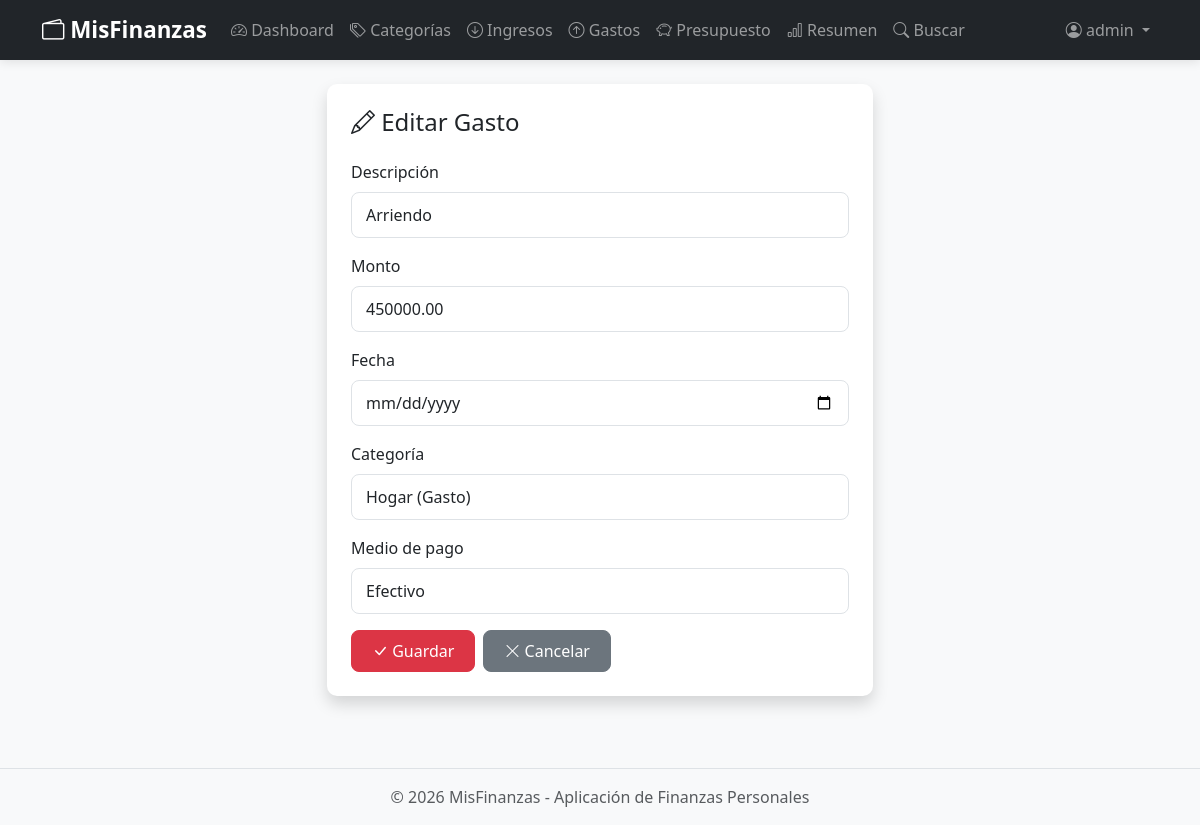
/gastos/1/editar/ (signed in), run on the app's committed database.
### core/models.py (models this page shows, shortened)
class Gasto(models.Model):
    MEDIOS_PAGO = [
        ("EFECTIVO", "Efectivo"),
        ("DEBITO", "Débito"),
        ("CREDITO", "Crédito"),
        ("TRANSFERENCIA", "Transferencia"),
        ("OTRO", "Otro"),
    ]
    usuario = models.ForeignKey(User, on_delete=models.CASCADE)
    descripcion = models.CharField(max_length=200)
    monto = models.DecimalField(max_digits=10, decimal_places=2)
    fecha = models.DateField()
    categoria = models.ForeignKey(
        Categoria, on_delete=models.CASCADE, limit_choices_to={"tipo": "GASTO"}
    )
    medio_pago = models.CharField(max_length=20, choices=MEDIOS_PAGO, default="EFECTIVO")
    class Meta:
        verbose_name = "Gasto"
        verbose_name_plural = "Gastos"
        ordering = ["-fecha"]

### core/views.py (the view, shortened to what this page needs)
# urls.py: path("gastos/<int:pk>/editar/", views.GastoUpdateView.as_view(), name="gasto_update"),
class GastoUpdateView(LoginRequiredMixin, UpdateView):
    model = Gasto
    form_class = GastoForm
    template_name = "core/gasto_form.html"
    success_url = reverse_lazy("gasto_list")
    def get_form_kwargs(self):
        kwargs = super().get_form_kwargs()
        kwargs["user"] = self.request.user
        return kwargs
    def get_queryset(self):
        return Gasto.objects.filter(usuario=self.request.user)

### core/forms.py (shortened to what this page needs)
class GastoForm(forms.ModelForm):
    class Meta:
        model = Gasto
        fields = ["descripcion", "monto", "fecha", "categoria", "medio_pago"]
        labels = {
            "descripcion": "Descripción",
            "monto": "Monto",
            "fecha": "Fecha",
            "categoria": "Categoría",
            "medio_pago": "Medio de pago",
        }
        widgets = {
            "fecha": forms.DateInput(attrs={"type": "date"}),
        }
    def __init__(self, *args, **kwargs):
        self.user = kwargs.pop("user", None)
        super().__init__(*args, **kwargs)
        for field in self.fields.values():
            field.widget.attrs.update({"class": "form-control"})
        if self.user:
            self.fields["categoria"].queryset = Categoria.objects.filter(
                usuario=self.user, tipo="GASTO"
            )

### core/models.py (called while the page is built)
    def __str__(self):
        return f"{self.nombre} ({self.get_tipo_display()})"

### core/templates/core/gasto_form.html (shortened to what this page needs)
{% extends "core/base.html" %}
{% block content %}
<div class="row justify-content-center">
    <div class="col-md-6">
        <div class="card shadow">
            <div class="card-body p-4">
                <h4 class="card-title mb-4">
                    {% if form.instance.pk %}
                    <i class="bi bi-pencil"></i> Editar Gasto
                    {% else %}
                    <i class="bi bi-plus-circle"></i> Nuevo Gasto
                    {% endif %}
                </h4>
                <form method="post">
                    {% for field in form %}
                    <div class="mb-3">
                        <label for="{{ field.id_for_label }}" class="form-label">{{ field.label }}</label>
                        {{ field }}
                    </div>
                    {% endfor %}
                    <div class="d-flex gap-2">
                        <button type="submit" class="btn btn-danger">
                            <i class="bi bi-check-lg"></i> Guardar
                        </button>
                        <a href="{% url 'gasto_list' %}" class="btn btn-secondary">
                            <i class="bi bi-x-lg"></i> Cancelar
                        </a>
                    </div>
                </form>
            </div>
        </div>
    </div>
</div>
{% endblock %}

### core/templates/core/base.html (shortened to what this page needs)
<!DOCTYPE html>
{% load static %}
<html lang="es">
<head>
    <link href="https://cdn.jsdelivr.net/npm/bootstrap@5.3.3/dist/css/bootstrap.min.css" rel="stylesheet">
    <link rel="stylesheet" href="https://cdn.jsdelivr.net/npm/bootstrap-icons@1.11.3/font/bootstrap-icons.min.css">
    <link rel="stylesheet" href="{% static 'core/css/style.css' %}">
</head>
<body>
    <nav class="navbar navbar-expand-lg navbar-dark bg-dark">
        <div class="container">
            <a class="navbar-brand fw-bold" href="{% if user.is_authenticated %}{% url 'dashboard' %}{% else %}{% url 'login' %}{% endif %}">
                <i class="bi bi-wallet2"></i> MisFinanzas
            </a>
            <div class="collapse navbar-collapse" id="navbarNav">
                {% if user.is_authenticated %}
                <ul class="navbar-nav me-auto">
                    <li class="nav-item">
                        <a class="nav-link" href="{% url 'dashboard' %}">
                            <i class="bi bi-speedometer2"></i> Dashboard
                        </a>
                    </li>
                    <li class="nav-item">
                        <a class="nav-link" href="{% url 'categoria_list' %}">
                            <i class="bi bi-tags"></i> Categorías
                        </a>
                    </li>
                    <li class="nav-item">
                        <a class="nav-link" href="{% url 'ingreso_list' %}">
                            <i class="bi bi-arrow-down-circle"></i> Ingresos
                        </a>
                    </li>
                    <li class="nav-item">
                        <a class="nav-link" href="{% url 'gasto_list' %}">
                            <i class="bi bi-arrow-up-circle"></i> Gastos
                        </a>
                    </li>
                    <li class="nav-item">
                        <a class="nav-link" href="{% url 'presupuesto_list' %}">
                            <i class="bi bi-piggy-bank"></i> Presupuesto
                        </a>
                    </li>
                    <li class="nav-item">
                        <a class="nav-link" href="{% url 'resumen' %}">
                            <i class="bi bi-bar-chart"></i> Resumen
                        </a>
                    </li>
                    <li class="nav-item">
                        <a class="nav-link" href="{% url 'busqueda' %}">
                            <i class="bi bi-search"></i> Buscar
                        </a>
                    </li>
                </ul>
                <ul class="navbar-nav">
                    <li class="nav-item dropdown">
                        <a class="nav-link dropdown-toggle" href="#" role="button" data-bs-toggle="dropdown">
                            <i class="bi bi-person-circle"></i> {{ user.first_name|default:user.username }}
                        </a>
                    </li>
                </ul>
                {% endif %}
            </div>
        </div>
    </nav>
    <main class="container my-4">
        {% block content %}{% endblock %}
    </main>
    <footer class="bg-light text-center py-3 mt-5">
        <p class="mb-0 text-muted">&copy; {% now "Y" %} MisFinanzas - Aplicación de Finanzas Personales</p>
    </footer>
</body>
</html>

### core/static/core/css/style.css (style rules this page uses)
:root { --ingreso-color: #198754; --gasto-color: #dc3545; }
body { background-color: #f8f9fa; min-height: 100vh; display: flex; flex-direction: column; }
main { flex: 1; }
.card { border-radius: 10px; border: none; transition: transform 0.2s ease, box-shadow 0.2s ease; }
.navbar { box-shadow: 0 2px 10px rgba(0, 0, 0, 0.1); }
.navbar-brand { font-size: 1.4rem; }
.btn { border-radius: 8px; padding: 8px 20px; font-weight: 500; transition: all 0.2s; }
.form-control, .form-select { border-radius: 8px; border: 1px solid #dee2e6; padding: 10px 14px; }
footer { border-top: 1px solid #dee2e6; }

### data on the page
Gasto: form "Arriendo" "450000.00" "Hogar (Gasto)" "Efectivo"

### other printed values
{{ user.first_name|default:user.username }} "admin"
{{ field.label }} "Descripción" "Monto" "Fecha" "Categoría" "Medio de pago"
